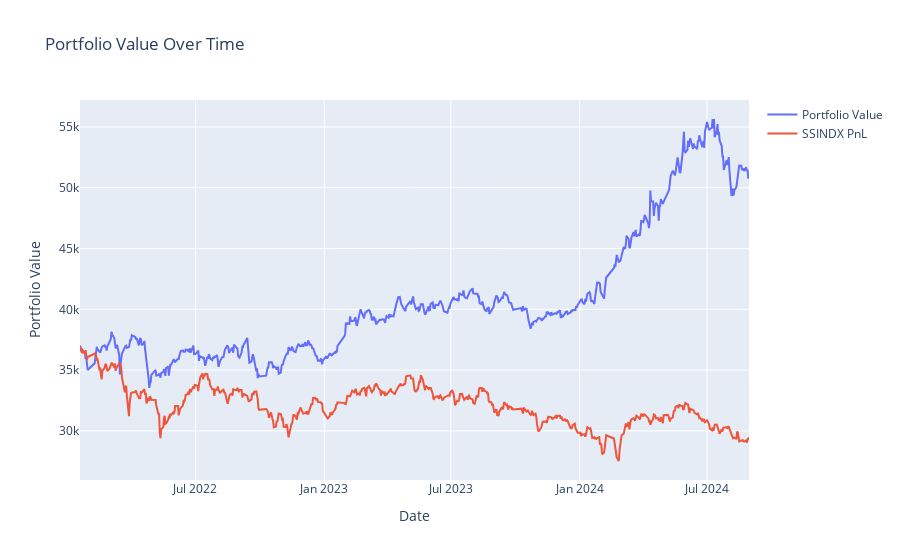

Notebook code for this chart:
### Code cell
# Interactive Plot for Portfolio Value
fig = go.Figure()
fig.add_trace(go.Scatter(x=dates, y=portfolio_values1, mode='lines', name='Portfolio Value'))
fig.add_trace(go.Scatter(x=dates, y=benchmark, mode='lines',name='SSINDX PnL'))
fig.update_layout(title='Portfolio Value Over Time', xaxis_title='Date', yaxis_title='Portfolio Value', hovermode='x unified')
fig.show()

### Figure 1 — Plotly figure (JSON) as saved in the notebook; plotly's stock layout.template omitted (floating-point values rounded to 4 significant figures; data arrays with more than 128 entries replaced by an {"elided": "..."} marker saying what was removed)
{"data": [{"mode": "lines", "name": "Portfolio Value", "type": "scatter", "x": {"elided": "637 str values"}, "y": {"elided": "637 float values"}}, {"mode": "lines", "name": "SSINDX PnL", "type": "scatter", "x": {"elided": "637 str values"}, "y": {"elided": "646 float values"}}], "layout": {"hovermode": "x unified", "title": {"text": "Portfolio Value Over Time"}, "xaxis": {"title": {"text": "Date"}}, "yaxis": {"title": {"text": "Portfolio Value"}}}}
